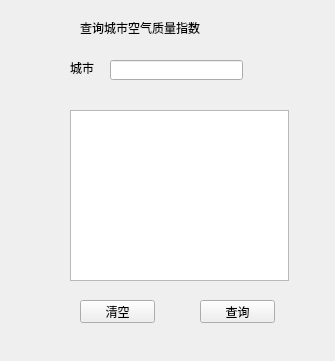
<?xml version="1.0" encoding="UTF-8"?>
<ui version="4.0">
 <class>Form</class>
 <widget class="QWidget" name="Form">
  <property name="geometry">
   <rect>
    <x>0</x>
    <y>0</y>
    <width>335</width>
    <height>361</height>
   </rect>
  </property>
  <property name="windowTitle">
   <string>Form</string>
  </property>
  <widget class="QLabel" name="label">
   <property name="geometry">
    <rect>
     <x>80</x>
     <y>20</y>
     <width>120</width>
     <height>16</height>
    </rect>
   </property>
   <property name="text">
    <string>查询城市空气质量指数</string>
   </property>
  </widget>
  <widget class="QLabel" name="label_2">
   <property name="geometry">
    <rect>
     <x>70</x>
     <y>60</y>
     <width>24</width>
     <height>16</height>
    </rect>
   </property>
   <property name="text">
    <string>城市</string>
   </property>
  </widget>
  <widget class="QTextEdit" name="textEdit">
   <property name="geometry">
    <rect>
     <x>70</x>
     <y>110</y>
     <width>219</width>
     <height>171</height>
    </rect>
   </property>
  </widget>
  <widget class="QLineEdit" name="lineEdit">
   <property name="geometry">
    <rect>
     <x>110</x>
     <y>60</y>
     <width>133</width>
     <height>20</height>
    </rect>
   </property>
  </widget>
  <widget class="QPushButton" name="pushButton">
   <property name="geometry">
    <rect>
     <x>200</x>
     <y>300</y>
     <width>75</width>
     <height>23</height>
    </rect>
   </property>
   <property name="text">
    <string>查询</string>
   </property>
  </widget>
  <widget class="QPushButton" name="pushButton_2">
   <property name="geometry">
    <rect>
     <x>80</x>
     <y>300</y>
     <width>75</width>
     <height>23</height>
    </rect>
   </property>
   <property name="text">
    <string>清空</string>
   </property>
  </widget>
 </widget>
 <resources/>
 <connections>
  <connection>
   <sender>pushButton_2</sender>
   <signal>clicked()</signal>
   <receiver>Form</receiver>
   <slot>clear()</slot>
   <hints>
    <hint type="sourcelabel">
     <x>125</x>
     <y>311</y>
    </hint>
    <hint type="destinationlabel">
     <x>66</x>
     <y>339</y>
    </hint>
   </hints>
  </connection>
  <connection>
   <sender>pushButton</sender>
   <signal>clicked()</signal>
   <receiver>Form</receiver>
   <slot>query()</slot>
   <hints>
    <hint type="sourcelabel">
     <x>236</x>
     <y>315</y>
    </hint>
    <hint type="destinationlabel">
     <x>227</x>
     <y>340</y>
    </hint>
   </hints>
  </connection>
 </connections>
 <slots>
  <slot>query()</slot>
  <slot>clear()</slot>
 </slots>
</ui>
